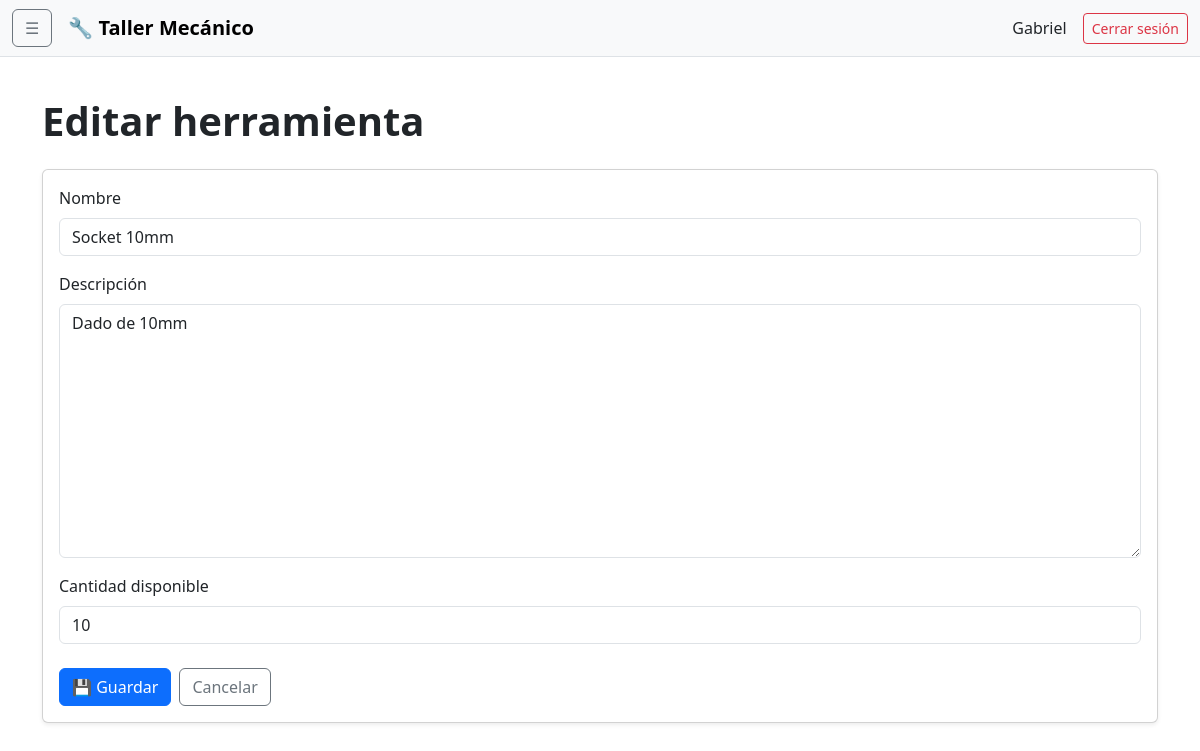
/herramientas/1/editar/ (signed in), run on the app's committed database.
### adminTaller/models.py (models this page shows)
class Herramienta(models.Model):
    nombre = models.CharField(max_length=100)
    descripcion = models.TextField()
    cantidad = models.PositiveIntegerField()

### adminTaller/views.py (the view)
# urls.py: path("herramientas/<int:pk>/editar/", views.herramienta_editar, name="herramienta_editar"),
@login_required
def herramienta_editar(request, pk):
    herramienta = get_object_or_404(
        Herramienta,
        pk=pk
    )
    if request.method == "POST":
        form = HerramientaForm(
            request.POST,
            instance=herramienta
        )
        if form.is_valid():
            form.save()
            messages.success(
                request,
                f"Herramienta '{herramienta.nombre}' actualizada correctamente."
            )
            return redirect("herramientas_lista")
    else:
        form = HerramientaForm(
            instance=herramienta
        )
    return render(
        request,
        "herramientas/formulario.html",
        {
            "form": form,
            "herramienta": herramienta
        }
    )

### adminTaller/forms.py
class HerramientaForm(BootstrapModelForm):
    class Meta:
        model = Herramienta
        fields = [
            "nombre",
            "descripcion",
            "cantidad",
        ]

### adminTaller/templates/herramientas/formulario.html (shortened to what this page needs)
{% extends "base.html" %}
{% block content %}
<div class="mb-4">
    <h1 class="fw-bold">
        {% if herramienta %}
            Editar herramienta
        {% else %}
            Nueva herramienta
        {% endif %}
    </h1>
</div>
<div class="card shadow-sm">
    <div class="card-body">
        <form method="post">
            <div class="mb-3">
                <label
                    for="{{ form.nombre.id_for_label }}"
                    class="form-label"
                >
                    Nombre
                </label>
                {{ form.nombre }}
            </div>
            <div class="mb-3">
                <label
                    for="{{ form.descripcion.id_for_label }}"
                    class="form-label"
                >
                    Descripción
                </label>
                {{ form.descripcion }}
            </div>
            <div class="mb-4">
                <label
                    for="{{ form.cantidad.id_for_label }}"
                    class="form-label"
                >
                    Cantidad disponible
                </label>
                {{ form.cantidad }}
            </div>
            <div class="d-flex gap-2">
                <button
                    type="submit"
                    class="btn btn-primary"
                >
                    💾 Guardar
                </button>
                <a
                    href="{% url 'herramientas_lista' %}"
                    class="btn btn-outline-secondary"
                >
                    Cancelar
                </a>
            </div>
        </form>
    </div>
</div>
{% endblock %}

### adminTaller/templates/base.html (shortened to what this page needs)
{% load static %}
<!DOCTYPE html>
<html lang="es" data-bs-theme="light">
<head>
    <link
        href="https://cdn.jsdelivr.net/npm/bootstrap@5.3.3/dist/css/bootstrap.min.css"
        rel="stylesheet"
    >
</head>
<body>
<nav class="navbar navbar-expand-lg bg-body-tertiary border-bottom sticky-top">
    <div class="container-fluid">
        <button
            class="btn btn-outline-secondary me-3"
            type="button"
            data-bs-toggle="offcanvas"
            data-bs-target="#menuLateral"
            aria-controls="menuLateral"
        >
            ☰
        </button>
        <a class="navbar-brand fw-bold" href="#">
            🔧 Taller Mecánico
        </a>
        <div class="ms-auto d-flex align-items-center gap-3">
            <span class="d-none d-md-inline">
                {{ user.get_username }}
            </span>
            <form method="post" action="{% url 'logout' %}">
                <button class="btn btn-outline-danger btn-sm">
                    Cerrar sesión
                </button>
            </form>
        </div>
    </div>
</nav>
<main class="container py-4">
    {% block content %}
    {% endblock %}
</main>
</body>
</html>

### adminTaller/templates/base.html (style rules this page uses)
body { min-height: 100vh; }

### data on the page
Herramienta: nombre "Socket 10mm", descripcion "Dado de 10mm", cantidad "10"

### other printed values
{{ user.get_username }} "Gabriel"
